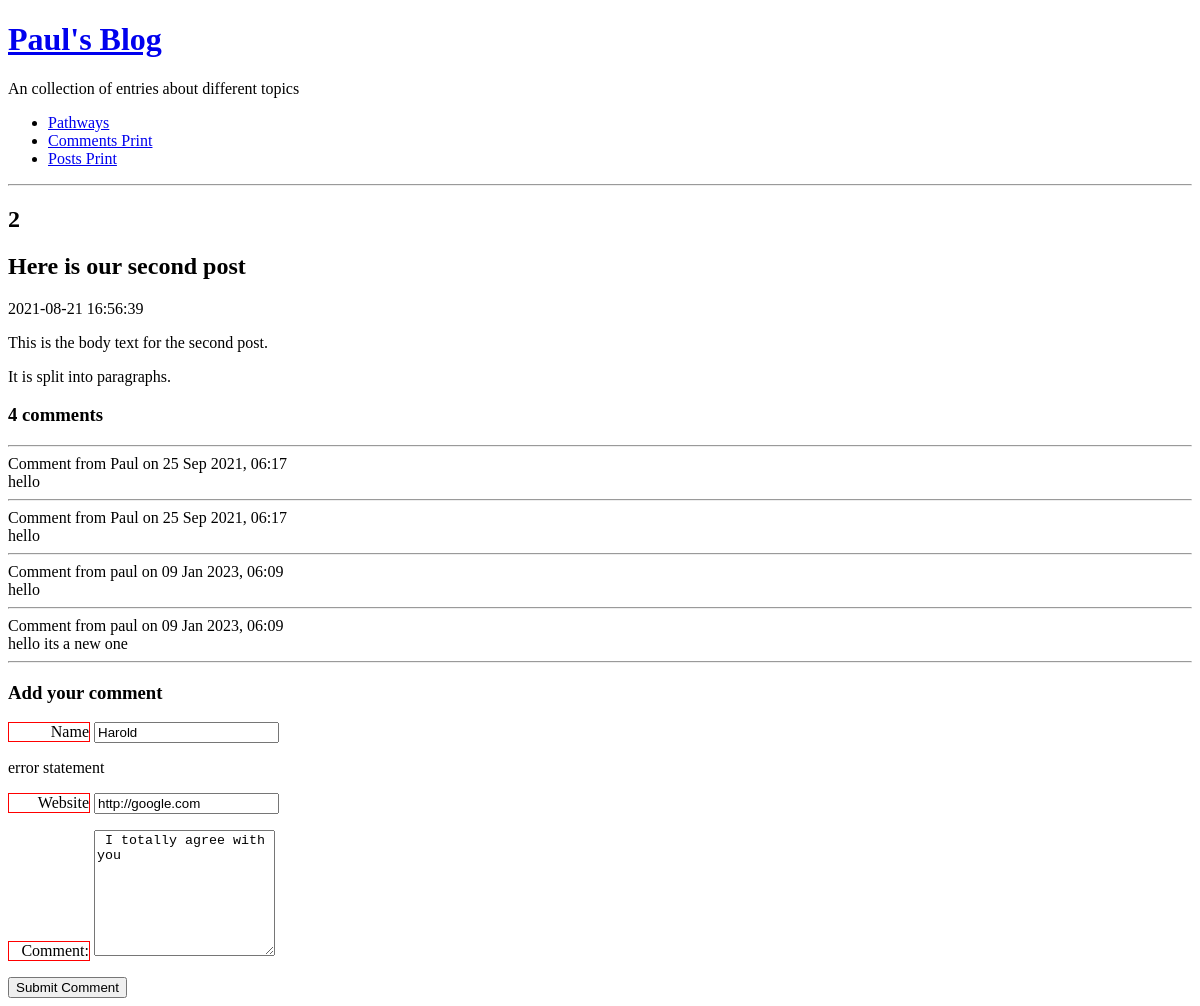
Before: /view-post.php?post_id=2 with the older database file.
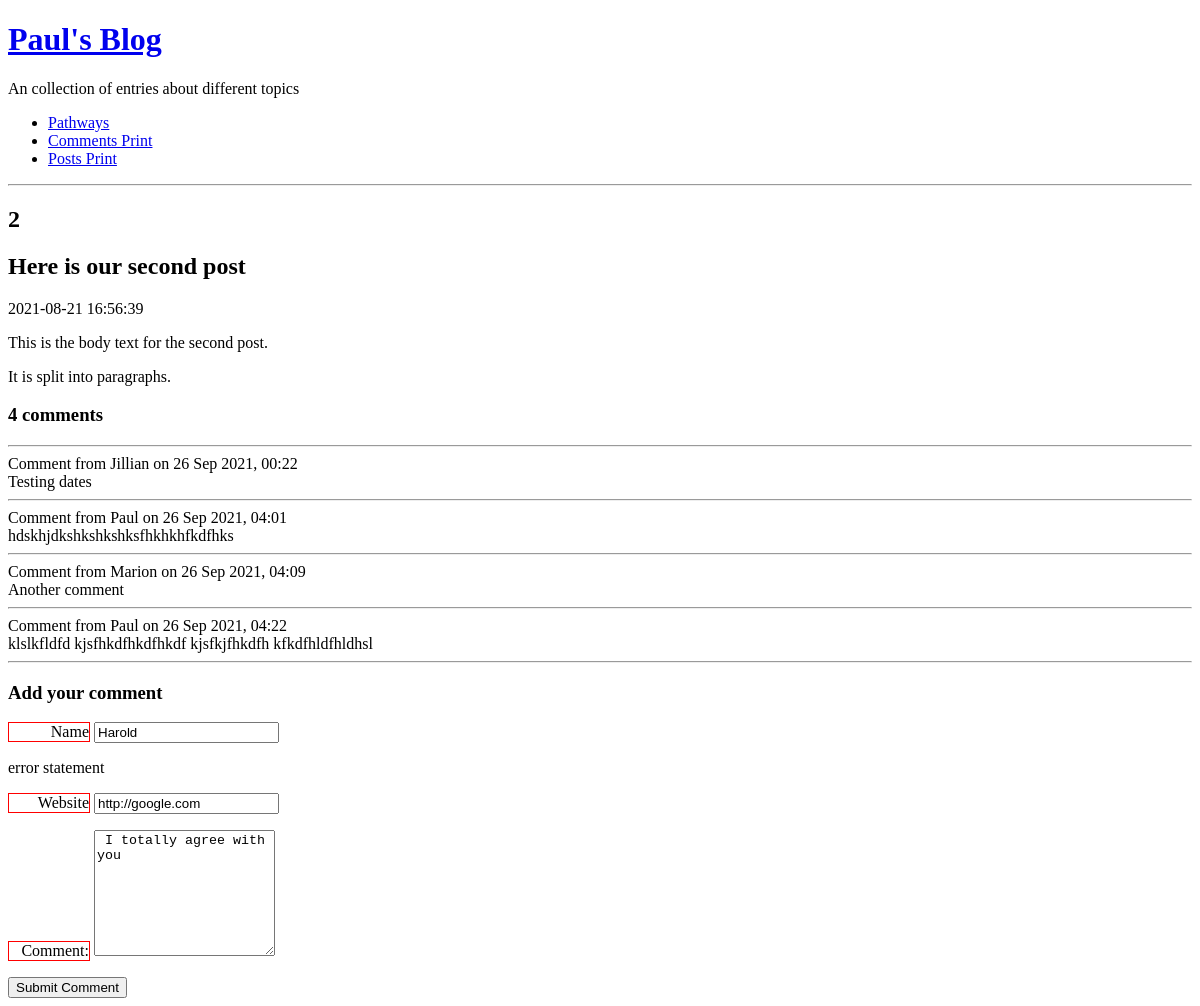
After: the same page with the newer database file.
### tables this page shows
CREATE TABLE post(
    id integer primary key not null,
    title text not null,
    body text not null,
    user_id integer not null,
    created_at date not null,
    updated_at date
);

CREATE TABLE comment(
    id integer primary key not null,
    post_id integer not null,
    created_at date not null,
    name text not null,
    website text,
    text text not null
);

### lib/view-post-common.php (called while the page is built, shortened)
<?php
function getPostRow(PDO $pdo, $postId){
    $stmt = $pdo -> prepare(
        'select title, created_at , body
        from post
        where id=:id'
    );
    $result = $stmt -> execute(
        array('id' => $postId, )
    );
    $row = $stmt -> fetch(PDO::FETCH_ASSOC);
    return $row;
}

### lib/common.php (called while the page is built, shortened)
<?php
function getRootPath()
{
    return realpath(__DIR__ . '/..');
}
function getDatabasePath()
{
    return getRootPath() . '/data/data.sqlite';
}
function getDsn()
{
    return 'sqlite:' . getDatabasePath();
}
function getPDO()
{
    return new PDO(getDsn());
}
function htmlEscape($html){
    return htmlspecialchars($html, ENT_HTML5, 'UTF-8');
}
function convertSQliteDate($sqlDate){
    $date = DateTime::createFromFormat("Y-m-d H:i:s",$sqlDate);
    return $date -> format('d M Y, H:i');
}
function countCommentsForPost($postId){
    $pdo = getPDO();
    $sql = "
    select count(*) c from comment
    where post_id = :post_id
    ";
    $stmt = $pdo -> prepare($sql);
    $stmt ->execute(
        array('post_id' => $postId, )
    );
    return (int) $stmt -> fetchColumn();
}
function getCommentsForPost($postId){
    $pdo = getPDO();
    $sql = "
    select id, name, text, created_at, website
    from comment
    where post_id = :post_id
    ";
    $stmt = $pdo -> prepare($sql);
    $stmt ->execute(
        array('post_id' => $postId, )
    );
    return $stmt -> fetchAll(PDO::FETCH_ASSOC);
}

### view-post.php (the view, shortened to what this page needs)
<?php
require_once 'lib/common.php';
require_once 'lib/view-post-common.php';
if ( isset( $_GET['post_id'] ) )
{
  $postId = $_GET['post_id'];
}
else{
  $postId = 0;
}
$pdo = getPDO();
$row = getPostRow($pdo, $postId);
$bodyText =  htmlEscape($row['body'] ) ;
$paraText = str_replace("\n", "</p><p>", $bodyText);
?>
<!doctype html>
<html lang="en">
<head>
</head>
<body>
  <?php require 'templates/title.php' ?>
      <h2><?php echo $postId ?></h2>
      <h2>
        <?php echo htmlEscape($row['title']) ?>
      </h2>
    <div>
      <?php echo $row['created_at'] ?>
    </div>
      <p>
        <?php echo  $paraText ?>
      </p>
    <h3> <?php echo countCommentsForPost($postId) ?> comments</h3>
    <?php foreach (getCommentsForPost($postId) as $comment): ?>
      <hr/>
      <div class="comment">
        <div class="comment-meta">
          Comment from
          <?php echo htmlEscape($comment['name']) ?> on
          <?php echo convertSQliteDate($comment['created_at']) ?>
        </div>
        <div class="comment-body">
          <?php echo htmlEscape($comment['text']) ?>
        </div>
      </div>
    <?php endforeach ?>
    <hr/>
    <h3> Add your comment </h3>
  <?php
  $name = "Harold";
  $website = "http://google.com";
  $comment = "I totally agree with you";
  ?>
    <form method="post">
<p>
  <label for="comment-name"> Name </label>
  <input type="text" id="comment-name" name="comment-name" value="<?php echo $name ?>"  />
  <p> error statement </p>
</p>
<p>
  <label for="comment-website"> Website </label>
  <input type="text" id="comment-website" name="comment-website" value="<?php echo $website ?>" />
</p>
<p>
  <label for="comment-text"> Comment: </label>
  <textarea id="comment-text" name="comment-text" rows="8" columns="70" > <?php echo $comment ?> </textarea>
</p>
<input type="submit" value="Submit Comment"/>
    </form>
</body>
</html>

### templates/title.php
<a href='index.php'><h1>Paul's Blog </h1></a>
    <p>An collection of entries about different topics</p>
    <ul>
        <li><a href="pathways.php">Pathways</a>
        <li><a href="comments_print.php?tablename=comment">Comments Print</a>
        <li><a href="comments_print.php?tablename=post">Posts Print</a>
    </ul>
    <hr/>

### view-post.php (style rules this page uses)
label { width:5em; border: 1px solid red; display: inline-block; text-align: right; }

Changed rows visible on the page:
removed comment: name "Paul", created_at "25 Sep 2021, 06:17", text "hello"
removed comment: name "Paul", created_at "25 Sep 2021, 06:17", text "hello"
removed comment: name "paul", created_at "09 Jan 2023, 06:09", text "hello"
removed comment: name "paul", created_at "09 Jan 2023, 06:09", text "hello its a new one"
added comment: name "Jillian", created_at "26 Sep 2021, 00:22", text "Testing dates"
added comment: name "Paul", created_at "26 Sep 2021, 04:01", text "hdskhjdkshkshkshksfhkhkhfkdfhks"
added comment: name "Marion", created_at "26 Sep 2021, 04:09", text "Another comment"
added comment: name "Paul", created_at "26 Sep 2021, 04:22", text "klslkfldfd kjsfhkdfhkdfhkdf kjsfkjfhkdfh kfkdfhldfhldhsl"
